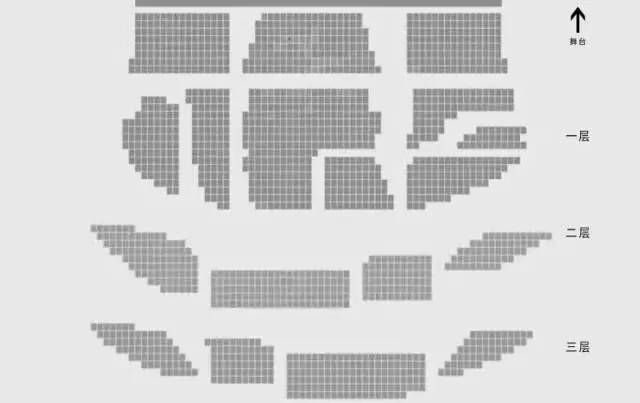
#> input picture dist/reference/seating-all.jpg, 640 x 403 px, found by its file name
$ python trace-reference.py
#> lines starting #> are read from the running program, lines starting #| are printed output that depends on the picture
"""Trace seat centres from the published 2017 image; not ticket numbering.
The threshold separates grey seat blocks from the light paper background.
Only gaps of one pixel are closed, to avoid splitting a block on JPEG noise.
Seat counts follow the observed 6.3-pixel pitch, never a capacity adjustment.
"""
from PIL import Image,ImageDraw
from pathlib import Path
import json
root=Path(__file__).resolve().parents[1]
im=Image.open(root/'public/reference/seating-all.jpg').convert('L')
#> im is the input picture: PIL image 640x403 L; min 0, max 255, mean 208.6
pix=im.load();out={}
levels={'1F':[16.5+i*7.5 for i in range(8)]+[91.5+i*7.5 for i in range(16)],'2F':[228+i*7.5 for i in range(11)],'3F':[326.5+i*7.5 for i in range(10)]}
for level,ys in levels.items():
 rows=[]
 for row,y in enumerate(ys):
  vals=[sum(pix[x,yy] for yy in range(round(y)-1,round(y)+2))/3 for x in range(im.width)]
  mask=[v<205 for v in vals]
  for x in range(62,558):
   if mask[x-1] and not mask[x] and mask[x+1]:mask[x]=True
  runs=[];start=None
  for x in range(60,561):
   if x<560 and mask[x] and start is None:start=x
   if (x==560 or not mask[x]) and start is not None:
    if x-start>=5:runs.append({'left':start,'right':x,'count':round((x-start)/6.3)})
    start=None
  rows.append({'imageY':y,'segments':runs})
 out[level]=rows
#> after the loop, out = 3 items
text='// Generated from the published seating image by scripts/trace-reference.py.\nexport const TRACED_ROWS='+json.dumps(out,ensure_ascii=False,separators=(',',':'))+';\n'
(root/'src/traced-seating.js').write_text(text)
counts={level:sum(seg['count'] for row in rows for seg in row['segments']) for level,rows in out.items()}
#> counts = {'1F': 1066, '2F': 318, '3F': 297}
print(json.dumps(counts))
#| {"1F": 1066, "2F": 318, "3F": 297}
assert counts=={'1F':1066,'2F':318,'3F':297},counts
# A tracing overlay for visual inspection, kept among intermediate evidence.
view=im.convert('RGB').resize((2560,1612),Image.Resampling.NEAREST);d=ImageDraw.Draw(view)
for level,rows in out.items():
 for row in rows:
  for seg in row['segments']:
   for j in range(seg['count']):
    x=seg['left']+(j+.5)*(seg['right']-seg['left'])/seg['count'];y=row['imageY'];d.ellipse((x*4-3,y*4-3,x*4+3,y*4+3),fill={'1F':'#f14c30','2F':'#1e98f8','3F':'#319c43'}[level])
#> this loop made 3 passes
#> level on passes 1 to 3: '1F', '2F', '3F'
view.save(root.parents[1]/'work/meixihu-traced-seats.png')
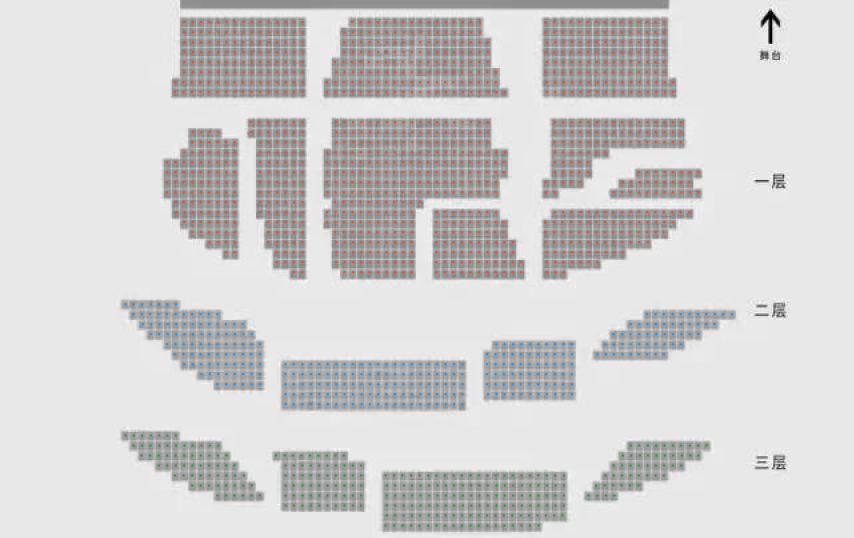
#> saved as meixihu-traced-seats.png: PIL image 2560x1612 RGB (shown at 1/3 size); mean R, G, B 208.9, 207.9, 207.7
